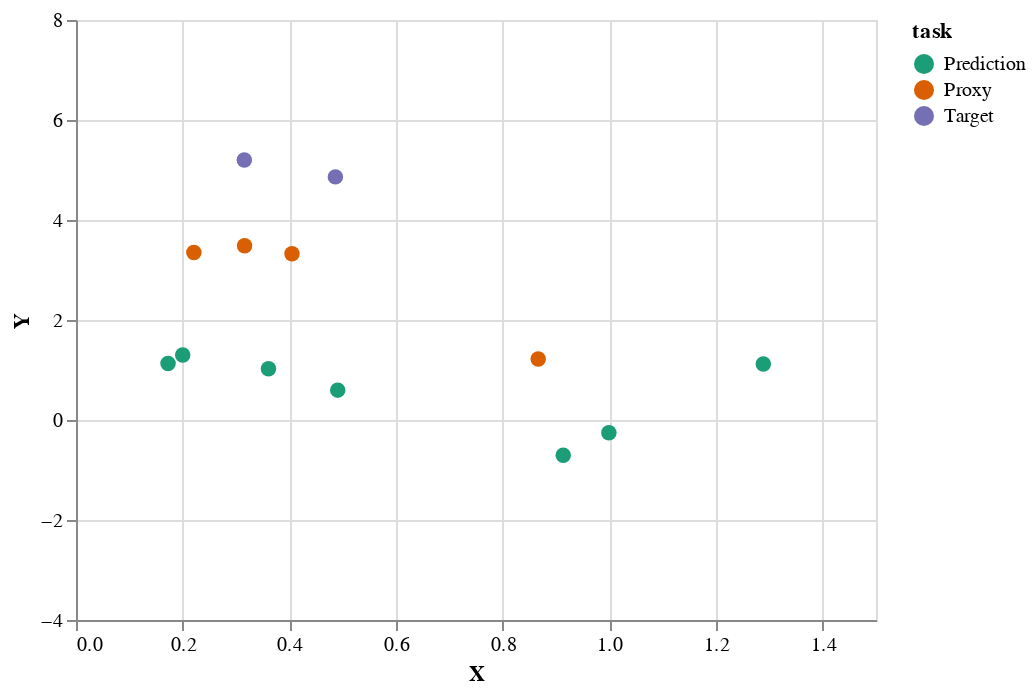

Notebook cell for this chart:
### Code cell
points

### Figure 1 — Vega-Lite specification as saved in the notebook (floating-point values rounded to 4 significant figures)
{"config": {"view": {"continuousWidth": 400, "continuousHeight": 300}}, "data": {"name": "data-6a5d6dc70165cc0c8eb21a5d50e5d5d5"}, "mark": {"type": "point", "clip": true, "filled": true, "opacity": 1, "size": 60}, "encoding": {"color": {"field": "task", "scale": {"scheme": "dark2"}, "type": "nominal"}, "x": {"field": "x", "scale": {"domain": [0, 1.5]}, "title": "X", "type": "quantitative"}, "y": {"field": "y", "scale": {"domain": [-4, 8]}, "title": "Y", "type": "quantitative"}}, "$schema": "https://vega.github.io/schema/vega-lite/v4.17.0.json", "datasets": {"data-6a5d6dc70165cc0c8eb21a5d50e5d5d5": [{"x": 0.1726, "y": 1.131, "task": "Prediction"}, {"x": 0.9136, "y": -0.704, "task": "Prediction"}, {"x": 0.2001, "y": 1.299, "task": "Prediction"}, {"x": 0.3609, "y": 1.026, "task": "Prediction"}, {"x": 0.4907, "y": 0.5971, "task": "Prediction"}, {"x": 1.289, "y": 1.12, "task": "Prediction"}, {"x": 0.9991, "y": -0.256, "task": "Prediction"}, {"x": 0.8666, "y": 1.22, "task": "Proxy"}, {"x": 0.221, "y": 3.352, "task": "Proxy"}, {"x": 0.405, "y": 3.324, "task": "Proxy"}, {"x": 0.3161, "y": 3.484, "task": "Proxy"}, {"x": 0.3156, "y": 5.2, "task": "Target"}, {"x": 0.4863, "y": 4.862, "task": "Target"}]}}
